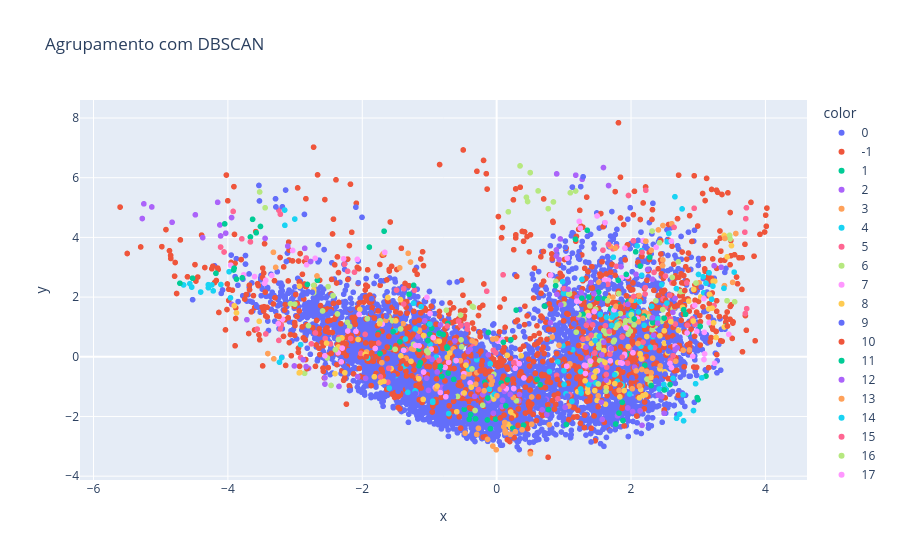

Source (notebook cell):
### Code cell
fig = px.scatter(x = X_pca[:, 0], y = X_pca[:, 1], color = labels.astype(str), title = "Agrupamento com DBSCAN")
fig.show()
